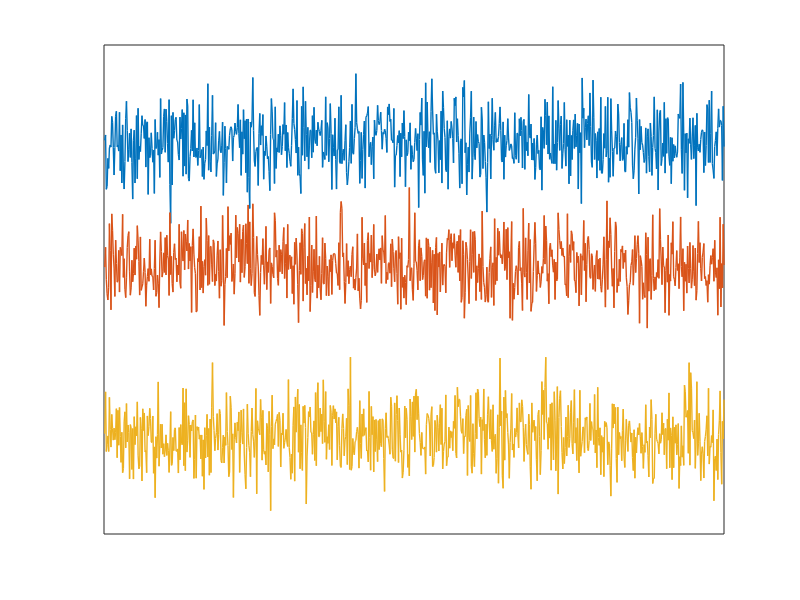
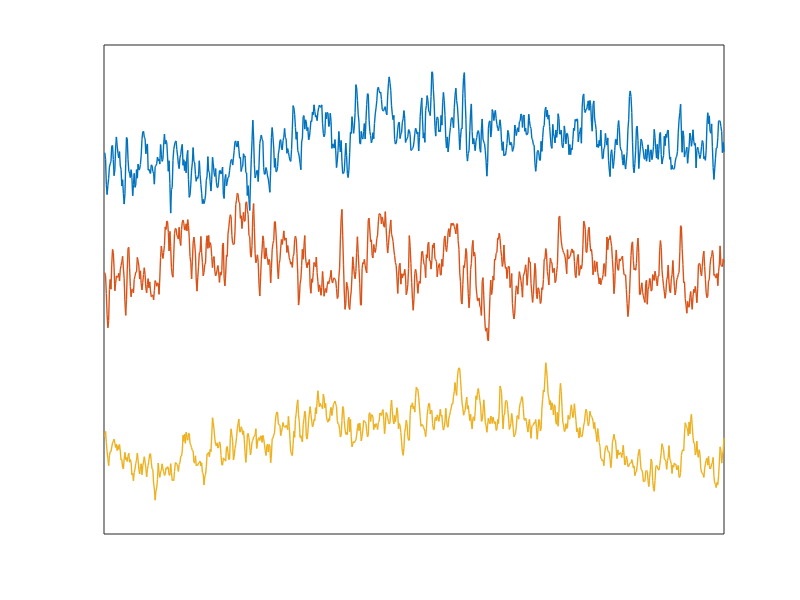
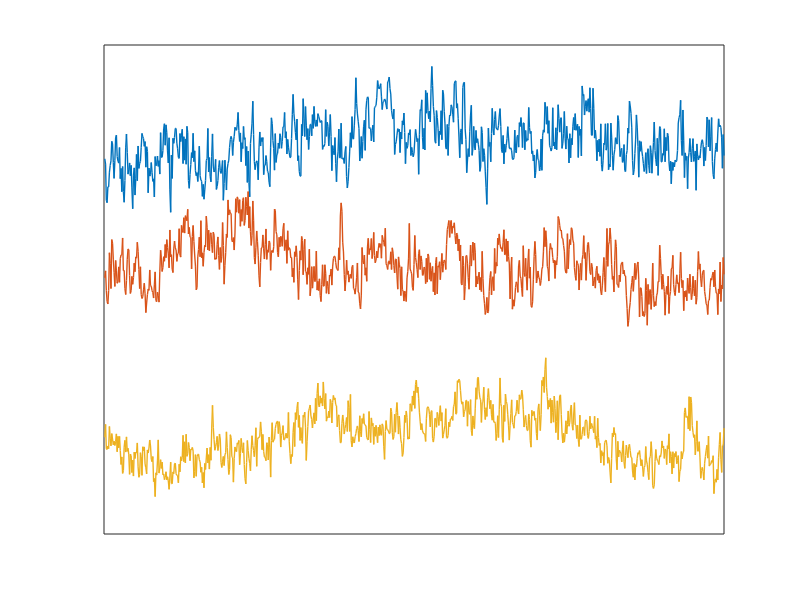

Write MATLAB code to recreate these figures, in order. (Note: this script raises an error after producing the figures.)
clear
clc
close all

addpath('C:\Users\106742\Desktop\SPM\spm12_orig')

% %% 1) White noise
% noise = normrnd(0,1, [800,3]);
% 
% figure
% plot(noise(:,1) + 6, 'LineWidth', 1)
% hold on
% plot(noise(:,2) + 1, 'LineWidth', 1)
% plot(noise(:,3) + -6, 'LineWidth', 1)
% xticks([])
% yticks([])
% 
% exportgraphics(gcf,'white_noise.png','Resolution',600)
% 
% %% 2) Spectral shaping: multiply the FFT by 1/f
% [N, nSig] = size(noise);
% TR = 1;                      % sampling interval in seconds (assumed)
% fs = 1/TR;                   % sampling rate in Hz
% 
% % Frequency axis in FFT ordering (0, positive freqs, then negative freqs)
% if mod(N,2) == 0
%     f = [0:N/2, -(N/2-1):-1]' * fs/N;
% else
%     f = [0:(N-1)/2, -(N-1)/2:-1]' * fs/N;
% end
% f = abs(f);                  % use |f| so the spectrum stays conjugate-symmetric
% 
% % 1/f multiplier (the DC term would be Inf, so set it to 0 -> zero-mean signal)
% mult = zeros(N,1);
% mult(2:end) = 1 ./ sqrt(f(2:end));
% 
% % FFT -> multiply -> inverse FFT
% noiseFFT = fft(noise, [], 1);
% pinkFFT  = noiseFFT .* mult;                 % implicit expansion across columns
% pink     = real(ifft(pinkFFT, [], 1));       % real() removes numerical residue
% 
% % Normalize to unit standard deviation so it plots on the same scale as before
% pink = pink ./ std(pink, 0, 1);
% 
% figure
% plot(pink(:,1) + 6, 'LineWidth', 1)
% hold on
% plot(pink(:,2) + 1, 'LineWidth', 1)
% plot(pink(:,3) + -6, 'LineWidth', 1)
% xticks([])
% yticks([])
% 
% exportgraphics(gcf,'pink_noise.png','Resolution',600)
% 
% %% 3) Estimate and plot the neural dynamics
% A = [-0.5, -0.2,  0;
%       0.4, -0.5, -0.3;
%       0,    0.2, -0.5];  % coupling matrix
% 
% pink = pink';
% states = zeros(nSig, N);
% states(:,1) = pink(:,1);
% for t = 2:N
%     states(:,t) = states(:,t-1) + A * states(:,t-1) + pink(:,t);
% end
% states = states';
% pink = pink';
% 
% states = states ./ std(states, 0, 1);
% 
% figure
% plot(states(:,1) + 6, 'LineWidth', 1)
% hold on
% plot(states(:,2) + 1, 'LineWidth', 1)
% plot(states(:,3) + -6, 'LineWidth', 1)
% xticks([])
% yticks([])
% 
% exportgraphics(gcf,'states.png','Resolution',600)
% 
% %% 4) Plot the 1/f multiplier in the frequency domain
% posIdx = 2:floor(N/2)+1;     % positive frequencies, excluding DC
% 
% figure
% loglog(f(posIdx), mult(posIdx), 'LineWidth', 1)
% xlabel('Frequency (Hz)')
% ylabel('Multiplier (1/f)')
% title('1/f multiplier (log-log axes)')
% 
% exportgraphics(gcf,'one_over_f_multiplier.png','Resolution',600)
% 
% %% 5) Convolve the pink noise with a hemodynamic response function (SPM)
% hrf = spm_hrf(TR);           % canonical HRF sampled at TR (requires SPM on the path)
% 
% bold = zeros(N, nSig);
% for i = 1:nSig
%     tmp = conv(states(:,i), hrf);      % 'full' convolution: length N + length(hrf) - 1
%     bold(:,i) = tmp(1:N);         % trim back to the original length
% end
% 
% % Normalize for plotting on the same scale
% bold = bold ./ std(bold, 0, 1);
% 
% figure
% plot(bold(:,1) + 6, 'LineWidth', 1)
% hold on
% plot(bold(:,2) + 1, 'LineWidth', 1)
% plot(bold(:,3) + -6, 'LineWidth', 1)
% xticks([])
% yticks([])
% 
% exportgraphics(gcf,'bold.png','Resolution',600)






%% 1) White noise
noise = normrnd(0,1, [800,3]);

figure
plot(noise(:,1) + 6, 'LineWidth', 1)
hold on
plot(noise(:,2) + 1, 'LineWidth', 1)
plot(noise(:,3) + -6, 'LineWidth', 1)
xticks([])
yticks([])

exportgraphics(gcf,'white_noise6.png','Resolution',600)

%% 2) Spectral shaping: multiply the FFT by 1/f
[N, nSig] = size(noise);
TR = 1;                      % sampling interval in seconds (assumed)
fs = 1/TR;                   % sampling rate in Hz

% Frequency axis in FFT ordering (0, positive freqs, then negative freqs)
if mod(N,2) == 0
    f = [0:N/2, -(N/2-1):-1]' * fs/N;
else
    f = [0:(N-1)/2, -(N-1)/2:-1]' * fs/N;
end
f = abs(f);                  % use |f| so the spectrum stays conjugate-symmetric

% 1/f multiplier (the DC term would be Inf, so set it to 0 -> zero-mean signal)
mult = zeros(N,1);
mult(2:end) = 1 ./ sqrt(f(2:end));

% FFT -> multiply -> inverse FFT
noiseFFT = fft(noise, [], 1);
pinkFFT  = noiseFFT .* mult;                 % implicit expansion across columns
pink     = real(ifft(pinkFFT, [], 1));       % real() removes numerical residue

% Normalize to unit standard deviation so it plots on the same scale as before
pink = pink ./ std(pink, 0, 1);

figure
plot(pink(:,1) + 6, 'LineWidth', 1)
hold on
plot(pink(:,2) + 1, 'LineWidth', 1)
plot(pink(:,3) + -6, 'LineWidth', 1)
xticks([])
yticks([])


%% 3) Estimate and plot the neural dynamics
A = [-0.5, -0.2,  0;
      0.4, -0.5, -0.3;
      0,    0.2, -0.5];  % coupling matrix

pink = pink';
states = zeros(nSig, N);
states(:,1) = pink(:,1);
for t = 2:N
    states(:,t) = states(:,t-1) + A * states(:,t-1) + pink(:,t);
end
states = states';
pink = pink';

states = states ./ std(states, 0, 1);

figure
plot(states(:,1) + 6, 'LineWidth', 1)
hold on
plot(states(:,2) + 1, 'LineWidth', 1)
plot(states(:,3) + -6, 'LineWidth', 1)
xticks([])
yticks([])

exportgraphics(gcf,'states6.png','Resolution',600)

%% 5) Convolve the pink noise with a hemodynamic response function (SPM)
hrf = spm_hrf(TR);           % canonical HRF sampled at TR (requires SPM on the path)

bold = zeros(N, nSig);
for i = 1:nSig
    tmp = conv(states(:,i), hrf);      % 'full' convolution: length N + length(hrf) - 1
    bold(:,i) = tmp(1:N);         % trim back to the original length
end

% Normalize for plotting on the same scale
bold = bold ./ std(bold, 0, 1);

figure
plot(bold(:,1) + 6, 'LineWidth', 1)
hold on
plot(bold(:,2) + 1, 'LineWidth', 1)
plot(bold(:,3) + -6, 'LineWidth', 1)
xticks([])
yticks([])

exportgraphics(gcf,'bold6.png','Resolution',600)
